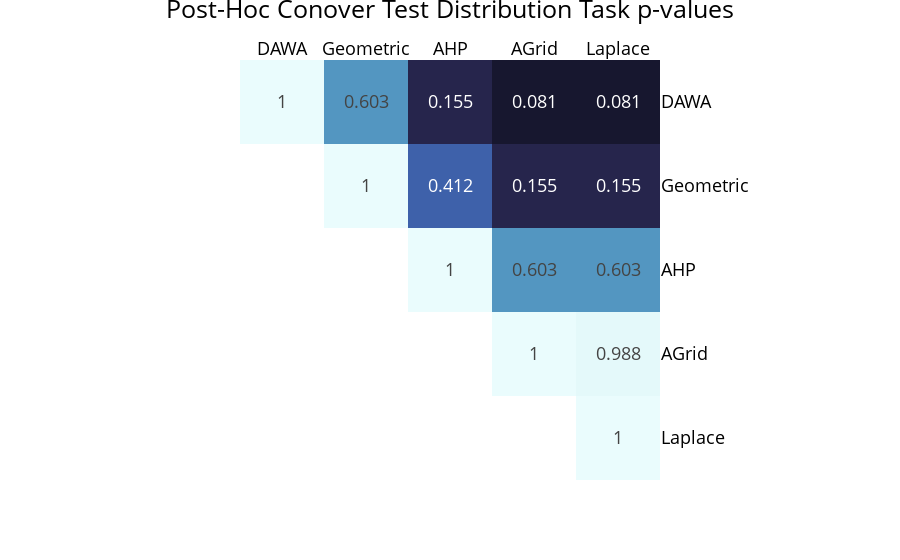

Source (notebook cell):
### Markdown cell above
#### Distribution Best Algorithm Table

### Code cell
filteredDfDistributions = getFilteredArray(answerDataFrame, 'distribution')
dfOverall = getConoverPostHoc(filteredDfDistributions)

cols = ['DAWA', 'Geometric', 'AHP', 'AGrid', 'Laplace']
dfOverall = dfOverall.reindex(['DAWA', 'Geometric', 'AHP', 'AGrid', 'Laplace'])
dfOverall = dfOverall[cols] 
np.triu(np.ones(dfOverall.shape)).astype(np.bool)[0:5,0:5]
pd.set_option('precision', 3)
df_lt = dfOverall.where(np.triu(np.ones(dfOverall.shape)).astype(np.bool)[0:5,0:5]).round(3)
fig = px.imshow(df_lt, text_auto=True, color_continuous_scale="ice", zmax=1,zmin=0)
fig.update_layout(plot_bgcolor="white")
fig.update_layout(font = dict(size = 18, color = 'black'))
fig.update_coloraxes(showscale=False)
fig.update_layout(title_text='Post-Hoc Conover Test Distribution Task p-values', title_x=0.5, title_y = 1)
fig['layout']['xaxis']['side'] = 'top'
fig['layout']['yaxis']['side'] = 'right'
fig.write_image("post-hoc-distribution.svg")
fig.show()

### Figure 1 — Plotly figure (JSON) as saved in the notebook; plotly's stock layout.template omitted (floating-point values rounded to 4 significant figures)
{"data": [{"coloraxis": "coloraxis", "hovertemplate": "x: %{x}<br>y: %{y}<br>color: %{z}<extra></extra>", "name": "0", "texttemplate": "%{z}", "type": "heatmap", "x": ["DAWA", "Geometric", "AHP", "AGrid", "Laplace"], "xaxis": "x", "y": ["DAWA", "Geometric", "AHP", "AGrid", "Laplace"], "yaxis": "y", "z": [[1, 0.603, 0.155, 0.081, 0.081], [null, 1, 0.412, 0.155, 0.155], [null, null, 1, 0.603, 0.603], [null, null, null, 1, 0.988], [null, null, null, null, 1]]}], "layout": {"coloraxis": {"cmax": 1, "cmin": 0, "colorscale": [[0, "rgb(3, 5, 18)"], [0.09091, "rgb(25, 25, 51)"], [0.1818, "rgb(44, 42, 87)"], [0.2727, "rgb(58, 60, 125)"], [0.3636, "rgb(62, 83, 160)"], [0.4545, "rgb(62, 109, 178)"], [0.5455, "rgb(72, 134, 187)"], [0.6364, "rgb(89, 159, 196)"], [0.7273, "rgb(114, 184, 205)"], [0.8182, "rgb(149, 207, 216)"], [0.9091, "rgb(192, 229, 232)"], [1, "rgb(234, 252, 253)"]], "showscale": false}, "font": {"color": "black", "size": 18}, "margin": {"t": 60}, "plot_bgcolor": "white", "title": {"text": "Post-Hoc Conover Test Distribution Task p-values", "x": 0.5, "y": 1}, "xaxis": {"anchor": "y", "constrain": "domain", "domain": [0, 1], "scaleanchor": "y", "side": "top"}, "yaxis": {"anchor": "x", "autorange": "reversed", "constrain": "domain", "domain": [0, 1], "side": "right"}}}
